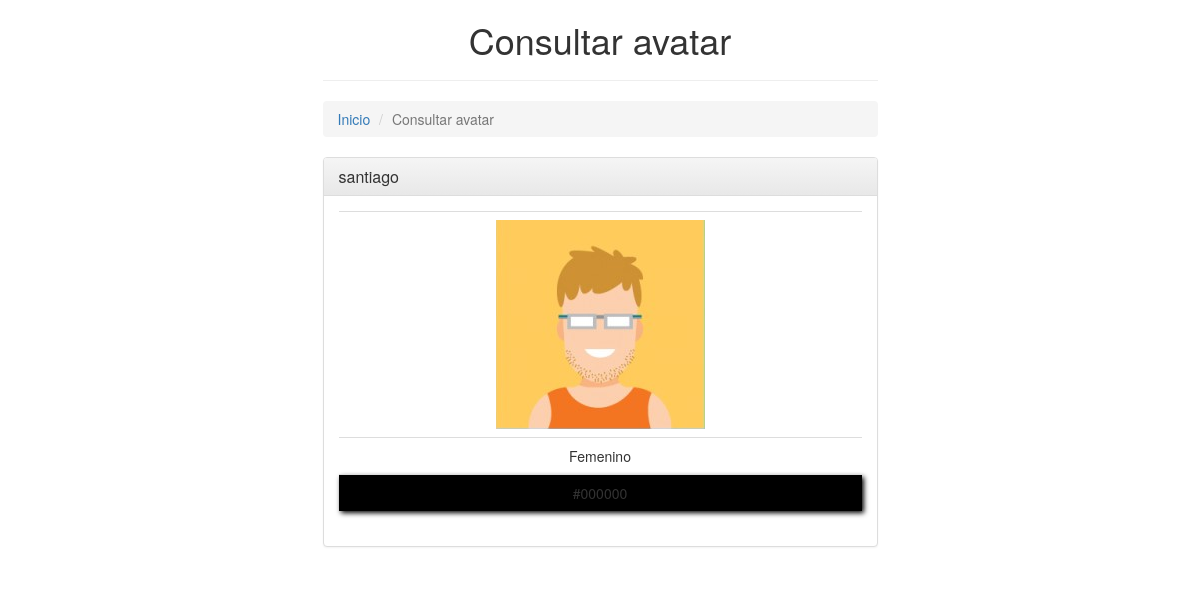
Page /php&mysql/show.php?id=4 on the committed database.
### tables this page shows
CREATE TABLE `avatars` (
  `id` int(11) NOT NULL,
  `name` varchar(16) NOT NULL,
  `gender` varchar(16) DEFAULT NULL,
  `image` varchar(64) DEFAULT 'public/img/avatar.png',
  `color` varchar(16) DEFAULT NULL
);

### php&mysql/show.php (the view, shortened to what this page needs)
<!DOCTYPE html>
<html lang="es">
<head>
	<link rel="stylesheet" href="public/css/bootstrap.min.css">
	<link rel="stylesheet" href="public/css/bootstrap-theme.min.css">
	<link rel="stylesheet" href="public/css/custom.css">
</head>
<body>
	<div class="container">
		<div class="row">
			<div class="col-md-6 col-md-offset-3">
				<h1 class="text-center">Consultar avatar</h1>
				<hr>
				<ol class="breadcrumb">
				  <li><a href="index.php">Inicio</a></li>
				  <li class="active">Consultar avatar</li>
				</ol>
							<?php
								include 'includes/db.php';
								$id = $_GET['id'];
								$sql = "SELECT * FROM avatars WHERE id=$id";
								$rs = mysqli_query($con , $sql);
								while($row = mysqli_fetch_array($rs)){
							 ?>
					<div class="panel panel-default">
	 				 		<div class="panel-heading">
	 				 		  <h3 class="panel-title"><?php echo $row['name']	 ?></h3>
	 				</div>
	 				 		<div class="panel-body">
	  						 <table class="table text-center">
	  						 	<tr>
	  						 		<td><img src="<?php echo $row['image']?>" alt="	"></td>
	  						 	<tr><td><?php echo $row['gender'] ?></td>	</tr>
	  						 	<tr>	<td style="box-shadow: 2px 2px 5px black;background-color:  <?php  echo $row['color']	 ?>   "><?php echo $row['color'] ?></td></tr>
	  						 	</tr>
	  						 </table>
	  						</div>
					</div>
					<?php }	mysqli_close($con); ?>
			</div>
		</div>
	</div>
</body>
</html>

### rows in the picture
avatars: name "santiago", image (picture), gender "Femenino", color "#000000"
